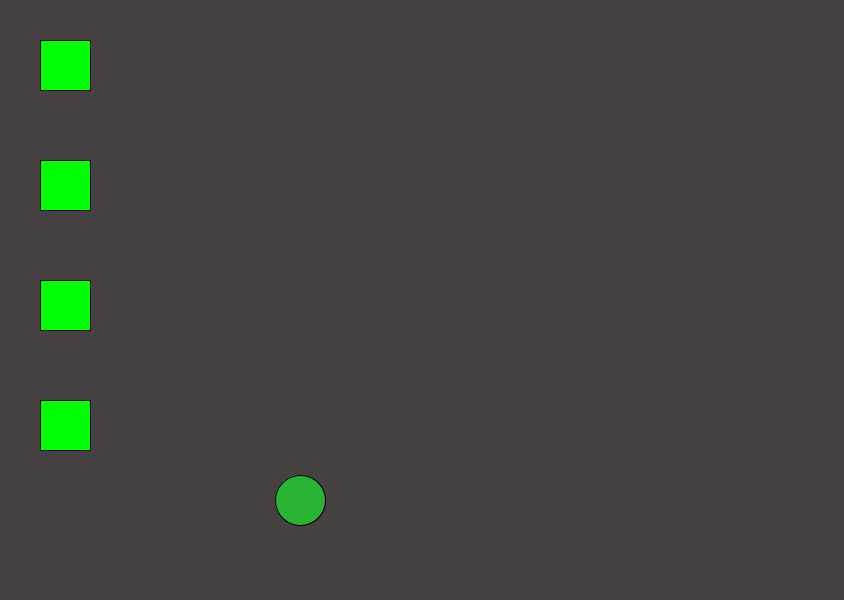
Frame 1 (no input)
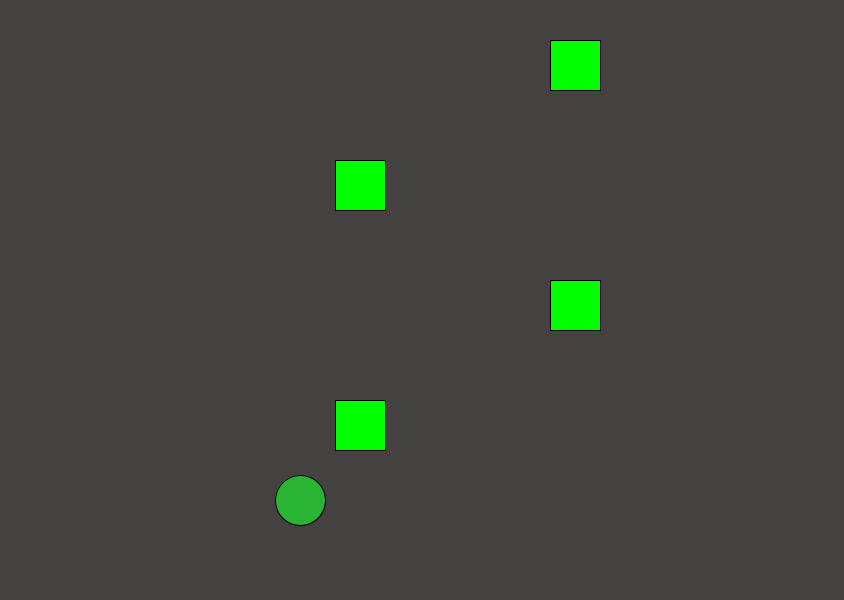
Frame 60 (the mouse pressed at the canvas centre just before this capture)
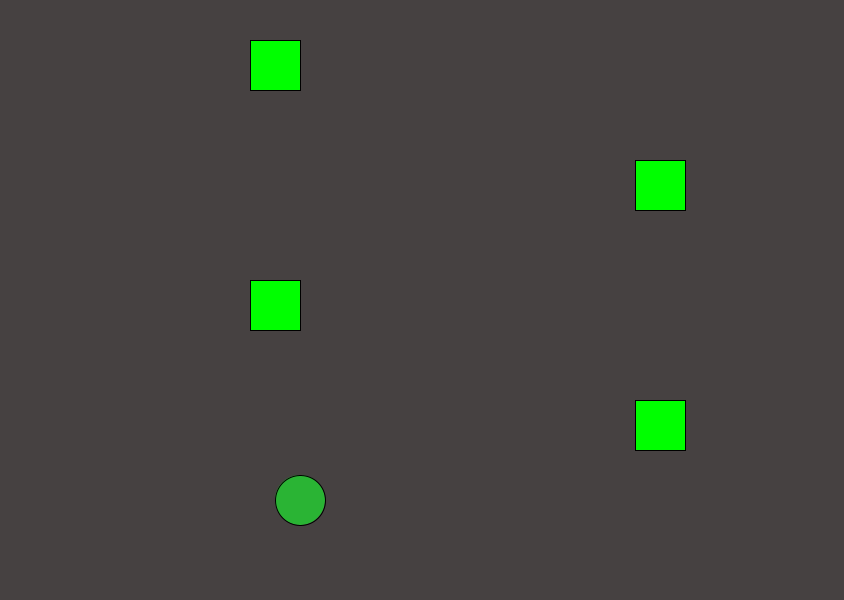
Frame 120 (the mouse held since frame 60 and released just before this capture)

The Processing sketch that drew these frames (run headless with seeded random() and noise(); from frame 60 on, the mouse is pressed at the canvas centre):

// Processing sketch: frogger
// ── frogger.pde
int xp = 300;
int yp = 500;
car carl = new car(40,40,50,5);
car cara = new car(40,160,50,5);
car carlos = new car(40,280,50,5);
car carla = new car(40,400,50,5);
void setup(){
size(844,600);

}

void draw(){
background(#464141);
fill(#2AB434);
ellipse(xp,yp,50,50);
inside();
carl.display();
cara.display();
carlos.display();
carla.display();
carl.mleft();
cara.mright();
carlos.mleft();
carla.mright();
if(carl.intersects(carl)){
xp=300;
yp=500;
}
if(cara.intersects(cara)){
xp=300;
yp=500;
}
if(carlos.intersects(carlos)){
xp=300;
yp=500;
}
if(carla.intersects(carla)){
xp=300;
yp=500;
}
if(yp==0){
  textSize(50);
text("you win!", 100,100);
}
}

void keyPressed()
{
      if(key == CODED){
            if(keyCode == UP)
            {
                  yp-=5;
            }
            else if(keyCode == DOWN)
            {
                  yp+=5;
            }
            else if(keyCode == RIGHT)
            {
                  xp+=5;
            }
            else if(keyCode == LEFT)
            {
                  xp-=5;
            }
      }
}
void inside(){
if(xp>844){
xp = 844;
}
if(xp<0){
xp = 0;
}
if(yp>600){
  yp = 600;
}
if(yp<0){
yp = 0;
}
}

public class car{
int cxp;
int cyp;
int speed;
int size;
public car(int x,int y, int s, int sp){
this.cxp = x;
this.cyp = y;
this.speed = sp;
this.size = s;
}
 void display() 
{
      fill(0,255,0);
      rect(cxp , cyp, size, 50);
}
void mleft(){
cxp-=speed;
if(cxp<0){
cxp=800;
}
}
void mright(){
cxp+=speed;
if(cxp>844){
cxp=0;
}
}
int getx(){
return cxp;
}
int gety(){
return cyp;
}
int getsize(){
return size;
}

boolean intersects(car car) {
      if ((yp > car.gety() && yp < car.gety()+50) && (xp > car.getx() && xp < car.getx()+car.getsize()))
      {
             return true;
      }
      else 
      {
             return false;
      }

}
}
